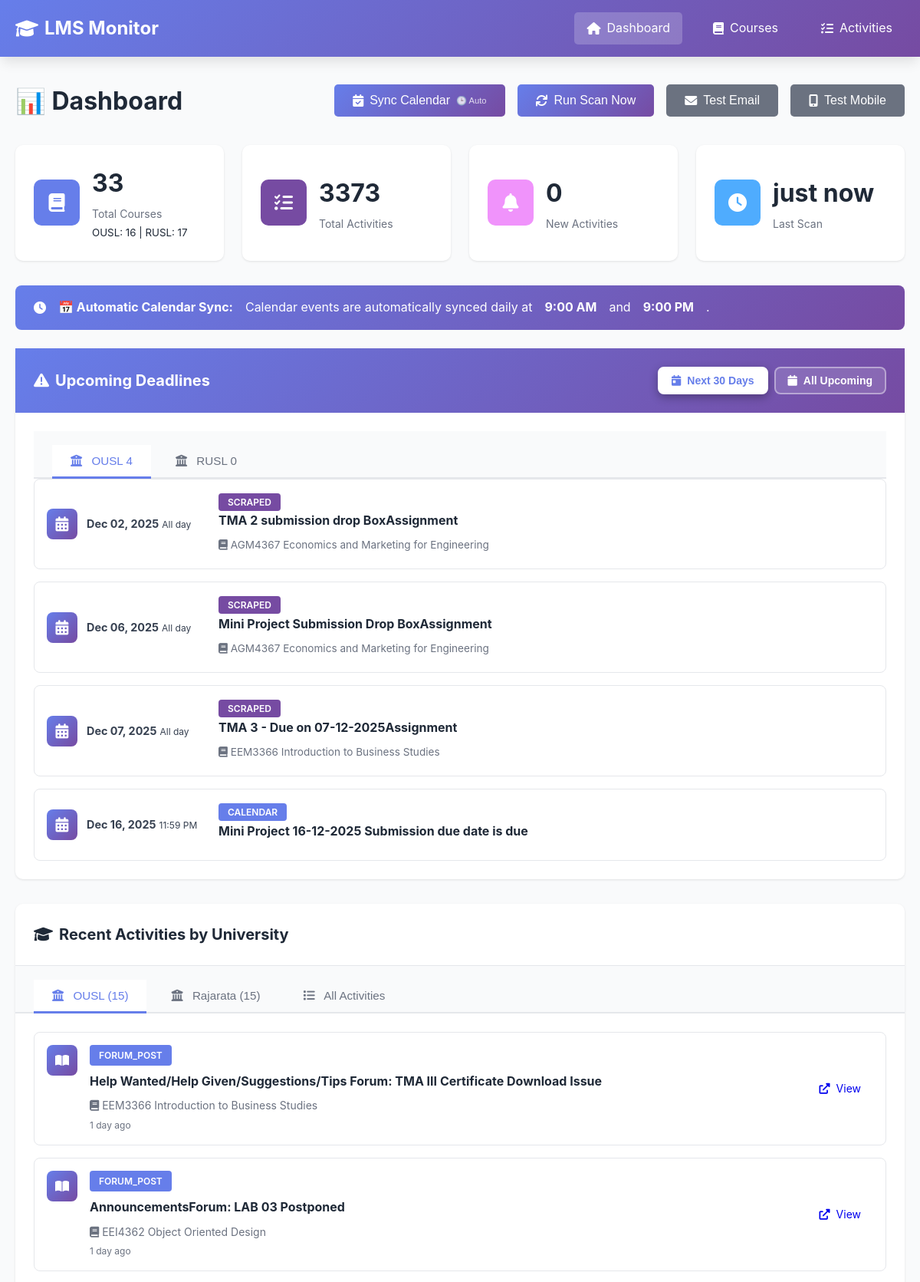
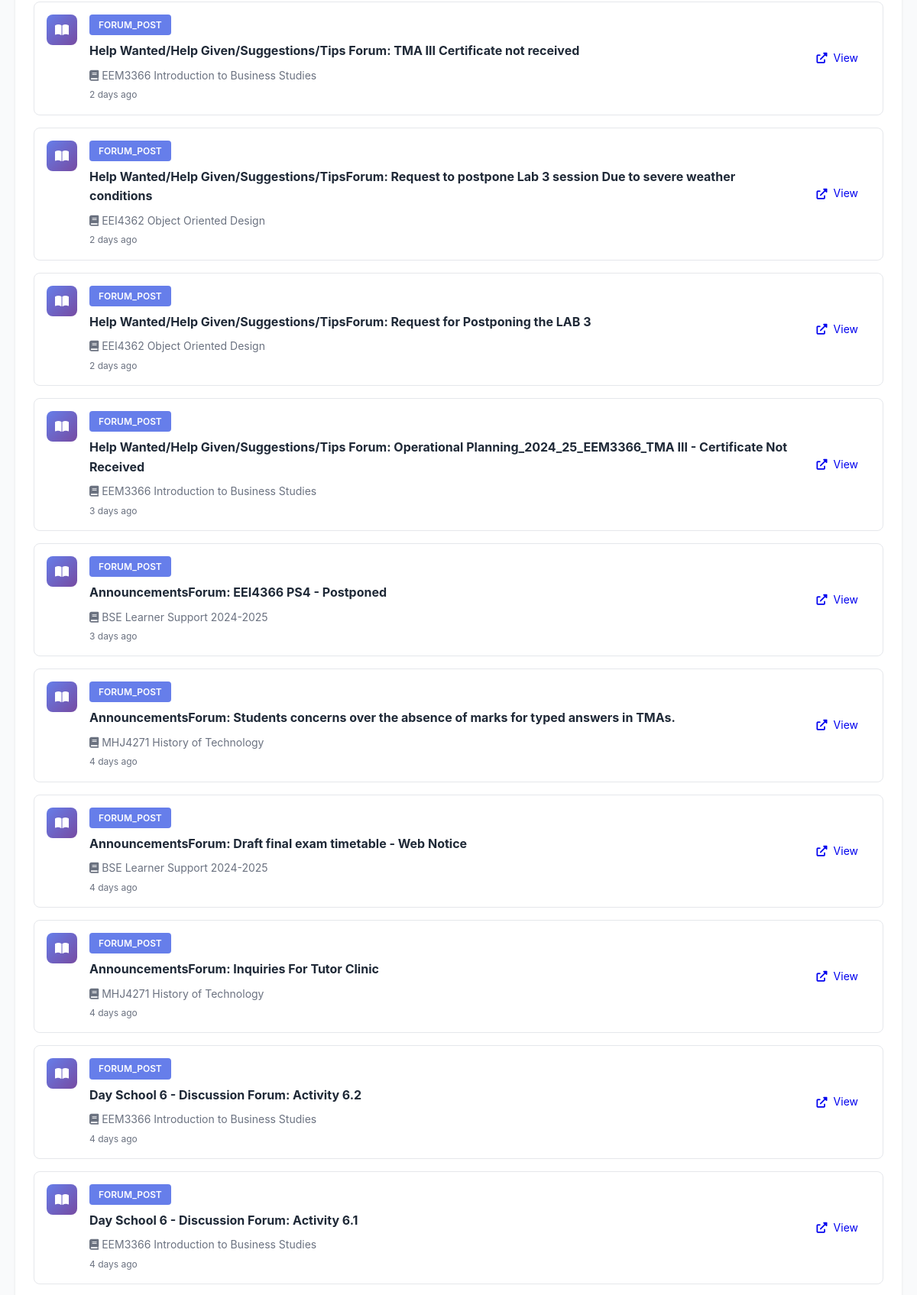
The page / (upper part) on the database its author committed (2 pictures, top to bottom).
### tables this page shows
CREATE TABLE scan_history (
                id INTEGER PRIMARY KEY AUTOINCREMENT,
                lms_name TEXT NOT NULL,
                scan_time TIMESTAMP DEFAULT CURRENT_TIMESTAMP,
                courses_found INTEGER,
                activities_found INTEGER,
                new_activities INTEGER,
                status TEXT,
                error_message TEXT
            );

CREATE TABLE deadlines (
                id INTEGER PRIMARY KEY AUTOINCREMENT,
                deadline_id TEXT UNIQUE NOT NULL,
                title TEXT NOT NULL,
                description TEXT,
                deadline_date TIMESTAMP NOT NULL,
                lms_name TEXT NOT NULL,
                course_id TEXT,
                activity_id TEXT,
                source TEXT NOT NULL,
                location TEXT,
                first_seen TIMESTAMP DEFAULT CURRENT_TIMESTAMP,
                FOREIGN KEY (course_id) REFERENCES courses(course_id),
                FOREIGN KEY (activity_id) REFERENCES activities(activity_id)
            );

CREATE TABLE activities (
                id INTEGER PRIMARY KEY AUTOINCREMENT,
                activity_id TEXT UNIQUE NOT NULL,
                course_id TEXT NOT NULL,
                activity_type TEXT NOT NULL,
                title TEXT NOT NULL,
                description TEXT,
                url TEXT,
                deadline TIMESTAMP,
                first_seen TIMESTAMP DEFAULT CURRENT_TIMESTAMP,
                is_new BOOLEAN DEFAULT 1,
                metadata TEXT,
                FOREIGN KEY (course_id) REFERENCES courses(course_id)
            );

CREATE TABLE courses (
                id INTEGER PRIMARY KEY AUTOINCREMENT,
                course_id TEXT UNIQUE NOT NULL,
                lms_name TEXT NOT NULL,
                course_name TEXT NOT NULL,
                course_url TEXT,
                first_seen TIMESTAMP DEFAULT CURRENT_TIMESTAMP,
                last_checked TIMESTAMP DEFAULT CURRENT_TIMESTAMP
            );

### app.py (the view, shortened to what this page needs)
@app.route('/')
def index():
    stats = db.get_stats()
    recent_activities = db.get_recent_activities(limit=20)
    scan_history = db.get_scan_history(limit=10)
    ousl_activities = db.get_activities_by_lms('OUSL', limit=15)
    rusl_activities = db.get_activities_by_lms('RUSL', limit=15)
    upcoming_deadlines = db.get_all_upcoming_deadlines(days_ahead=365)
    import re
    for deadline in upcoming_deadlines:
        if deadline['source'] in ['calendar', 'scraped'] and not deadline.get('course_name'):
            course_code_match = re.search(r'\b([A-Z]{2,4}\d{4})\b', deadline['title'])
    is_render = os.getenv('RENDER') is not None or os.getenv('RAILWAY_ENVIRONMENT') is not None
    return render_template('index.html',
                          stats=stats,
                          recent_activities=recent_activities,
                          ousl_activities=ousl_activities,
                          rusl_activities=rusl_activities,
                          upcoming_deadlines=upcoming_deadlines,
                          scan_history=scan_history,
                          is_render=is_render)

### app.py (called while the page is built)
@app.template_filter('datetime')
def format_datetime(value, format='%Y-%m-%d %H:%M:%S'):
    if value is None:
        return ''
    if isinstance(value, str):
        try:
            value = datetime.fromisoformat(value.replace('Z', '+00:00'))
        except:
            return value
    if value.tzinfo is None:
        from datetime import timezone
        value = value.replace(tzinfo=timezone.utc)
    from datetime import timezone, timedelta
    colombo_tz = timezone(timedelta(hours=5, minutes=30))
    local_time = value.astimezone(colombo_tz)
    return local_time.strftime(format)

### database.py (called while the page is built)
    def get_connection(self):
        return sqlite3.connect(self.db_path)

    def get_recent_activities(self, limit: int = 50) -> List[Dict[str, Any]]:
        conn = self.get_connection()
        cursor = conn.cursor()
        cursor.execute("""
            SELECT
                a.activity_id,
                a.activity_type,
                a.title,
                a.description,
                a.url,
                a.deadline,
                a.first_seen,
                a.is_new,
                c.course_name,
                c.lms_name
            FROM activities a
            JOIN courses c ON a.course_id = c.course_id
            ORDER BY a.first_seen DESC
            LIMIT ?
        """, (limit,))
        columns = [desc[0] for desc in cursor.description]
        activities = [dict(zip(columns, row)) for row in cursor.fetchall()]
        conn.close()
        return activities

    def get_activities_by_lms(self, lms_name: str, limit: int = 20) -> List[Dict[str, Any]]:
        conn = self.get_connection()
        cursor = conn.cursor()
        cursor.execute("""
            SELECT
                a.activity_id,
                a.activity_type,
                a.title,
                a.description,
                a.url,
                a.deadline,
                a.first_seen,
                a.is_new,
                c.course_name,
                c.lms_name
            FROM activities a
            JOIN courses c ON a.course_id = c.course_id
            WHERE c.lms_name = ?
            ORDER BY a.first_seen DESC
            LIMIT ?
        """, (lms_name, limit))
        columns = [desc[0] for desc in cursor.description]
        activities = [dict(zip(columns, row)) for row in cursor.fetchall()]
        conn.close()
        return activities

### templates/index.html (shortened to what this page needs)
{% extends "base.html" %}  {% block content %}
<div class="dashboard">
  <div class="page-header">
    <h1>📊 Dashboard</h1>
    <div class="actions">
      <button
        onclick="syncCalendar()"
        class="btn btn-primary"
        title="Auto-syncs daily at 9 AM & 9 PM"
      >
        <i class="fas fa-calendar-check"></i> Sync Calendar
        <span style="font-size: 0.7em; opacity: 0.8">🕒 Auto</span>
      </button>
      {% if is_render %}
      <button class="btn btn-secondary" disabled title="Scanning is automated via GitHub Actions (runs twice daily)">
        <i class="fas fa-sync"></i> Auto Scan (GitHub Actions)
      </button>
      {% else %}
      <button onclick="triggerScan()" class="btn btn-primary">
        <i class="fas fa-sync"></i> Run Scan Now
      </button>
      {% endif %}
      <button onclick="testEmail()" class="btn btn-secondary">
        <i class="fas fa-envelope"></i> Test Email
      </button>
      <button onclick="testNtfy()" class="btn btn-secondary">
        <i class="fas fa-mobile-alt"></i> Test Mobile
      </button>
    </div>
  </div>
  <div class="stats-grid">
    <div class="stat-card">
      <div class="stat-icon" style="background: #667eea">
        <i class="fas fa-book"></i>
      </div>
      <div class="stat-content">
        <h3>{{ stats.total_courses }}</h3>
        <p>Total Courses</p>
        <small
          >OUSL: {{ stats.ousl_courses }} | RUSL: {{ stats.rusl_courses
          }}</small
        >
      </div>
    </div>
    <div class="stat-card">
      <div class="stat-icon" style="background: #764ba2">
        <i class="fas fa-tasks"></i>
      </div>
      <div class="stat-content">
        <h3>{{ stats.total_activities }}</h3>
        <p>Total Activities</p>
      </div>
    </div>
    <div class="stat-card">
      <div class="stat-icon" style="background: #f093fb">
        <i class="fas fa-bell"></i>
      </div>
      <div class="stat-content">
        <h3 id="new-activities-count">{{ stats.new_activities }}</h3>
        <p>New Activities</p>
      </div>
    </div>
    <div class="stat-card">
      <div class="stat-icon" style="background: #4facfe">
        <i class="fas fa-clock"></i>
      </div>
      <div class="stat-content">
        <h3>
          {{ stats.last_scan_time|timeago if stats.last_scan_time else 'Never'
          }}
        </h3>
        <p>Last Scan</p>
      </div>
    </div>
  </div>
  <div
    class="alert alert-success"
    style="
      background: linear-gradient(135deg, #667eea 0%, #764ba2 100%);
      color: white;
      border: none;
    "
  >
    <i class="fas fa-clock"></i>
    <strong>📅 Automatic Calendar Sync:</strong> Calendar events are
    automatically synced daily at <strong>9:00 AM</strong> and
    <strong>9:00 PM</strong>.
  </div>
  {% if upcoming_deadlines %}
  <div class="card deadline-card">
    <div
      class="card-header"
      style="display: flex; justify-content: space-between; align-items: center"
    >
      <h2><i class="fas fa-exclamation-triangle"></i> Upcoming Deadlines</h2>
      <div class="deadline-filter">
        <button
          class="filter-btn active"
          onclick="filterDeadlines(30)"
          data-days="30"
        >
          <i class="fas fa-calendar-day"></i> Next 30 Days
        </button>
        <button class="filter-btn" onclick="filterDeadlines(0)" data-days="0">
          <i class="fas fa-calendar"></i> All Upcoming
        </button>
      </div>
    </div>
    <div class="card-body">
      <div class="tabs">
        <button
          class="tab-button active"
          onclick="switchDeadlineTab(event, 'ousl-deadlines')"
        >
          <i class="fas fa-university"></i> OUSL
          <span class="tab-count" id="ousl-count">
            {{ upcoming_deadlines|selectattr('lms_name', 'equalto',
            'OUSL')|list|length }}
          </span>
        </button>
        <button
          class="tab-button"
          onclick="switchDeadlineTab(event, 'rusl-deadlines')"
        >
          <i class="fas fa-university"></i> RUSL
          <span class="tab-count" id="rusl-count">
            {{ upcoming_deadlines|selectattr('lms_name', 'equalto',
            'RUSL')|list|length }}
          </span>
        </button>
      </div>
      <div id="ousl-deadlines" class="tab-content active">
        <div class="deadline-list">
          {% for activity in upcoming_deadlines %} {% if activity.lms_name ==
          'OUSL' %}
          <div
            class="deadline-item {% if activity.is_new %}new{% endif %}"
            data-deadline-date="{{ activity.deadline_date }}"
          >
            <div class="deadline-date">
              <div class="date-icon">
                <i class="fas fa-calendar-alt"></i>
              </div>
              <div class="date-text">
                <strong
                  >{{ activity.deadline_date|datetime('%b %d, %Y') }}</strong
                >
                {% if activity.source == 'scraped' %}
                <small>All day</small>
                {% else %}
                <small>{{ activity.deadline_date|datetime('%I:%M %p') }}</small>
                {% endif %}
              </div>
            </div>
            <div class="deadline-content">
              {% if activity.source %}
              <span
                class="activity-type"
                style="background: {% if activity.source == 'calendar' %}#667eea{% else %}#764ba2{% endif %}"
              >
                {{ activity.source|capitalize }}
              </span>
              {% elif activity.activity_type %}
              <span class="activity-type">{{ activity.activity_type }}</span>
              {% endif %}
              <h4>{{ activity.title }}</h4>
              {% if activity.course_name %}
              <p class="activity-course">
                <i class="fas fa-book"></i> {{ activity.course_name }}
              </p>
              {% endif %}
            </div>
          </div>
          {% endif %} {% endfor %}
        </div>
      </div>
    </div>
  </div>
  {% endif %}
  <div class="card">
    <div class="card-header">
      <h2>
        <i class="fas fa-graduation-cap"></i> Recent Activities by University
      </h2>
    </div>
    <div class="tabs">
      <button class="tab-button active" onclick="openTab(event, 'ousl')">
        <i class="fas fa-university"></i> OUSL ({{ ousl_activities|length }})
      </button>
      <button class="tab-button" onclick="openTab(event, 'rusl')">
        <i class="fas fa-university"></i> Rajarata ({{ rusl_activities|length
        }})
      </button>
      <button class="tab-button" onclick="openTab(event, 'all')">
        <i class="fas fa-list"></i> All Activities
      </button>
    </div>
    <div id="ousl" class="tab-content active">
      <div class="card-body">
        {% if ousl_activities %}
        <div class="activity-list">
          {% for activity in ousl_activities %}
          <div class="activity-item {% if activity.is_new %}new{% endif %}">
            <div class="activity-icon">
              {% if activity.activity_type == 'assign' %}
              <i class="fas fa-file-alt"></i>
              {% elif activity.activity_type == 'quiz' %}
              <i class="fas fa-question-circle"></i>
              {% elif activity.activity_type == 'resource' %}
              <i class="fas fa-file"></i>
              {% elif activity.activity_type == 'forum' %}
              <i class="fas fa-comments"></i>
              {% else %}
              <i class="fas fa-book-open"></i>
              {% endif %}
            </div>
            <div class="activity-content">
              <div class="activity-header">
                <span class="activity-type">{{ activity.activity_type }}</span>
              </div>
              <h4>{{ activity.title }}</h4>
              <p class="activity-course">
                <i class="fas fa-book"></i> {{ activity.course_name }}
              </p>
              <p class="activity-time">{{ activity.first_seen|timeago }}</p>
            </div>
            {% if activity.url %}
            <a href="{{ activity.url }}" target="_blank" class="btn btn-small">
              <i class="fas fa-external-link-alt"></i> View
            </a>
            {% endif %}
          </div>
          {% endfor %}
        </div>
        {% else %}
        <p class="empty-state">
          No OUSL activities found yet. Run a scan to get started!
        </p>
        {% endif %}
      </div>
    </div>
  </div>
</div>
{% endblock %}

### rows shown on the page
scan_history: last_scan_time "just now"
deadlines: deadline_date "Dec 02, 2025", shows "All day", source "SCRAPED", title "TMA 2 submission drop BoxAssignment", course_name "AGM4367 Economics and Marketing for Engineering"
deadlines: deadline_date "Dec 06, 2025", shows "All day", source "SCRAPED", title "Mini Project Submission Drop BoxAssignment", course_name "AGM4367 Economics and Marketing for Engineering"
deadlines: deadline_date "Dec 07, 2025", shows "All day", source "SCRAPED", title "TMA 3 - Due on 07-12-2025Assignment", course_name "EEM3366 Introduction to Business Studies"
deadlines: deadline_date "Dec 16, 2025", deadline_date "11:59 PM", source "CALENDAR", title "Mini Project 16-12-2025 Submission due date is due"
activities: activity_type "FORUM_POST", title "Help Wanted/Help Given/Suggestions/Tips Forum: TMA III Certificate Download Issue", course_name "EEM3366 Introduction to Business Studies", first_seen "1 day ago"
activities: activity_type "FORUM_POST", title "AnnouncementsForum: LAB 03 Postponed", course_name "EEI4362 Object Oriented Design", first_seen "1 day ago"
activities: activity_type "FORUM_POST", title "Help Wanted/Help Given/Suggestions/Tips Forum: TMA III Certificate not received", course_name "EEM3366 Introduction to Business Studies", first_seen "2 days ago"
activities: activity_type "FORUM_POST", title "Help Wanted/Help Given/Suggestions/TipsForum: Request to postpone Lab 3 session Due to severe weather conditions", course_name "EEI4362 Object Oriented Design", first_seen "2 days ago"
activities: activity_type "FORUM_POST", title "Help Wanted/Help Given/Suggestions/TipsForum: Request for Postponing the LAB 3", course_name "EEI4362 Object Oriented Design", first_seen "2 days ago"
activities: activity_type "FORUM_POST", title "Help Wanted/Help Given/Suggestions/Tips Forum: Operational Planning_2024_25_EEM3366_TMA III - Certificate Not Received", course_name "EEM3366 Introduction to Business Studies", first_seen "3 days ago"
activities: activity_type "FORUM_POST", title "AnnouncementsForum: EEI4366 PS4 - Postponed", course_name "BSE Learner Support 2024-2025", first_seen "3 days ago"
activities: activity_type "FORUM_POST", title "AnnouncementsForum: Students concerns over the absence of marks for typed answers in TMAs.", course_name "MHJ4271 History of Technology", first_seen "4 days ago"
activities: activity_type "FORUM_POST", title "AnnouncementsForum: Draft final exam timetable - Web Notice", course_name "BSE Learner Support 2024-2025", first_seen "4 days ago"
activities: activity_type "FORUM_POST", title "AnnouncementsForum: Inquiries For Tutor Clinic", course_name "MHJ4271 History of Technology", first_seen "4 days ago"
activities: activity_type "FORUM_POST", title "Day School 6 - Discussion Forum: Activity 6.2", course_name "EEM3366 Introduction to Business Studies", first_seen "4 days ago"
activities: activity_type "FORUM_POST", title "Day School 6 - Discussion Forum: Activity 6.1", course_name "EEM3366 Introduction to Business Studies", first_seen "4 days ago"

### other values the page prints
{{ stats.total_courses }} "33"
{{ stats.ousl_courses }} "16"
{{ stats.rusl_courses }} "17"
{{ stats.total_activities }} "3373"
{{ stats.new_activities }} "0"
{{ ousl_activities|length }} "15"
{{ rusl_activities|length }} "15"
